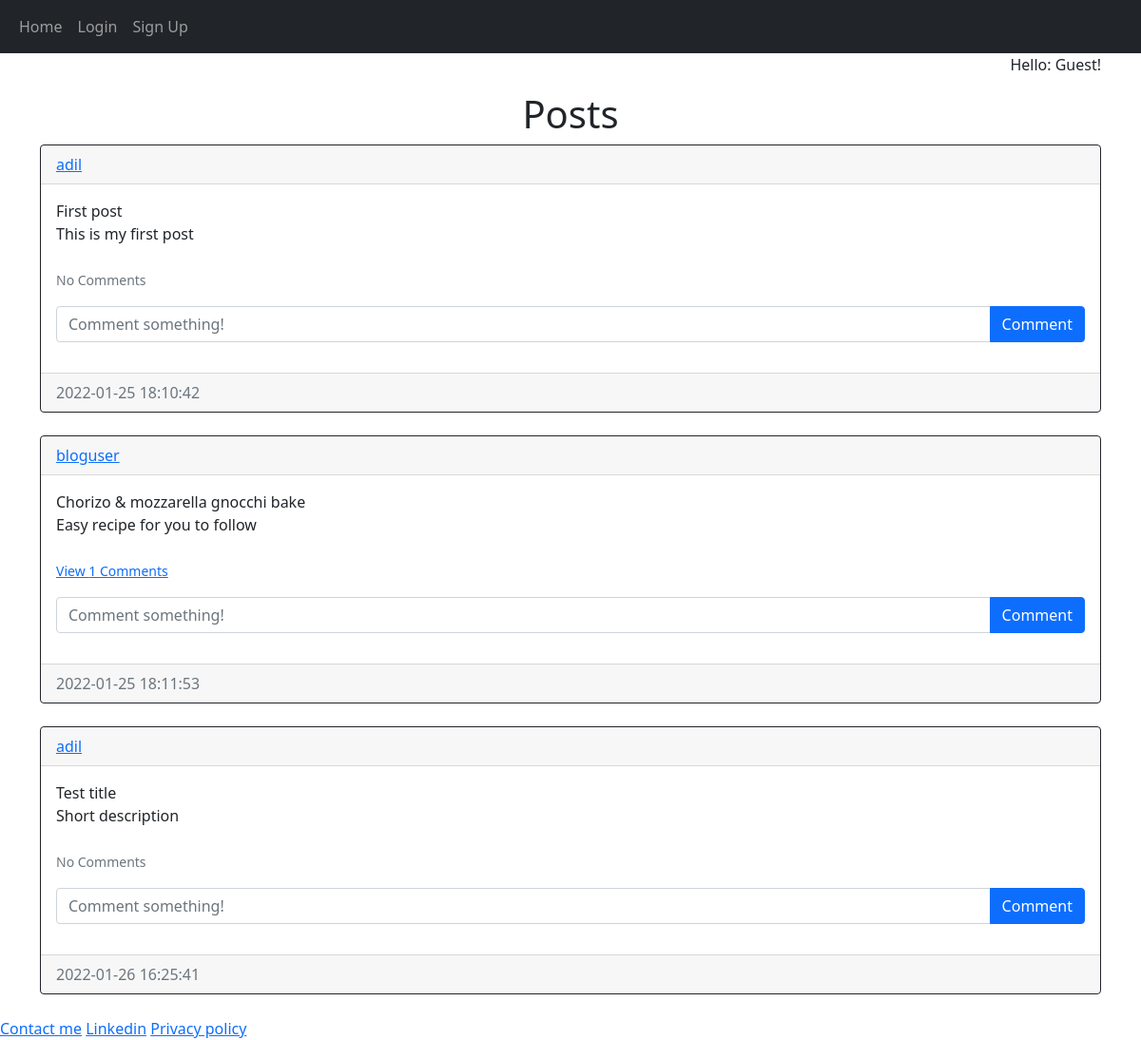
The page /home on the database its author committed.
### blog/models.py (models this page shows)
class Post(db.Model):
    id = db.Column(db.Integer, primary_key=True)
    title = db.Column(db.Text, nullable=True)
    image_file = db.Column(db.String(40), nullable=True, default='default.jpg')
    text = db.Column(db.Text, nullable=False)
    shortdescription = db.Column(db.Text, nullable=True)
    date_created = db.Column(db.DateTime(timezone=True), default=func.now())
    author = db.Column(db.Integer, db.ForeignKey('user.id', ondelete="CASCADE"), nullable=False)
    comments = db.relationship('Comment', backref='post', passive_deletes=True)
    rate = db.relationship('starRating', backref='post', passive_deletes=True)

class User(db.Model, UserMixin):
    id = db.Column(db.Integer, primary_key=True)
    email = db.Column(db.String(150), unique=True)
    username = db.Column(db.String(150), unique=True)
    password = db.Column(db.String(150))
    date_created = db.Column(db.DateTime(timezone=True), default=func.now())
    posts = db.relationship('Post', backref='user', passive_deletes=True)
    comments = db.relationship('Comment', backref='user', passive_deletes=True)
    rate = db.relationship('starRating', backref='user', passive_deletes=True)

### blog/views.py (the view)
@views.route("/")
@views.route("/home")
def home():
    posts = Post.query.all()
    return render_template("home.html", user=current_user, posts=posts)

### blog/templates/home.html (shortened to what this page needs)
{% extends "base.html" %} {% block title %}Home{% endblock %} {% block content
    %}
    {% if user.is_authenticated %}
    <p class="'pers_greet" align="right">Hello: {{user.username}}!</p>
    {% else %}
    <p class="'pers_greet" align="right">Hello: Guest!</p>
    {% endif %}
    <h1 align="center">{% block header %}Posts{% endblock %}</h1>
    <div id="posts">
      {% for post in posts %}
      <div class="card border-dark">
        <div class="card-header d-flex justify-content-between align-items-center">
          <a href="/posts/{{post.user.username}}">{{post.user.username}}</a>
        </div>
        <div class="card-body">
          <div class="card-text" id="blog_post">{{post.title}}<br>{{post.shortdescription}}</div>
          <br />
          <p class="card-text">
            {% if post.comments|length > 0 %}
            <a data-bs-toggle="collapse" href="#comments-{{post.id}}" role="button">
              <small>View {{post.comments|length}} Comments</small>
            </a>
            {% else %}
            <small class="text-muted">No Comments</small>
            {% endif %}
          </p>
          <form
            class="input-group mb-3"
            method="POST"
            action="/create-comment/{{post.id}}"
          >
            <input
              type="text"
              id="text"
              name="text"
              class="form-control"
              placeholder="Comment something!"
            />
            <button type="submit" class="btn btn-primary">Comment</button>
          </form>
        </div>
        <div class="card-footer text-muted">{{post.date_created}}</div>
      </div>
      <br/ > {% endfor %}
    </div>
     {% endblock %}

### blog/templates/base.html (shortened to what this page needs)
<!DOCTYPE html>
<html lang="en">
  <head>
    <link
      href="https://cdn.jsdelivr.net/npm/bootstrap@5.0.2/dist/css/bootstrap.min.css"
      rel="stylesheet"
/>
  </head>
  <body>
    <nav class="navbar navbar-expand-lg navbar-dark bg-dark">
      <div class="container-fluid">
        <div class="collapse navbar-collapse" id="navbar">
          <div class="navbar-nav">
            <a class="nav-item nav-link" href="/home">Home</a>
            {% if user.is_authenticated %}
            <a class="nav-item nav-link" href="/create-post">Create a post</a>
            <a class="nav-item nav-link" href="/logout">Logout</a>
            {% else %}
            <a class="nav-item nav-link" href="/login">Login</a>
            <a class="nav-item nav-link" href="/sign-up">Sign Up</a>
            {% endif %}
          </div>
        </div>
      </div>
    </nav>
    <div class="container">{% block content %}{% endblock %}</div>
    <footer id="footer">
      <a href="mailto:hussainam@cardiff.ac.uk">Contact me</a>
      <a href="https://linkedin.com">Linkedin</a>
      <a href="/privacypolicy">Privacy policy</a>
    </footer>
  </body>
</html>

### rows shown on the page
Post: user.username "adil", title "First post", shortdescription "This is my first post", shows "No Comments", date_created "2022-01-25 18:10:42"
Post: user.username "bloguser", title "Chorizo & mozzarella gnocchi bake", shortdescription "Easy recipe for you to follow", comments|length "1", date_created "2022-01-25 18:11:53"
Post: user.username "adil", title "Test title", shortdescription "Short description", shows "No Comments", date_created "2022-01-26 16:25:41"
